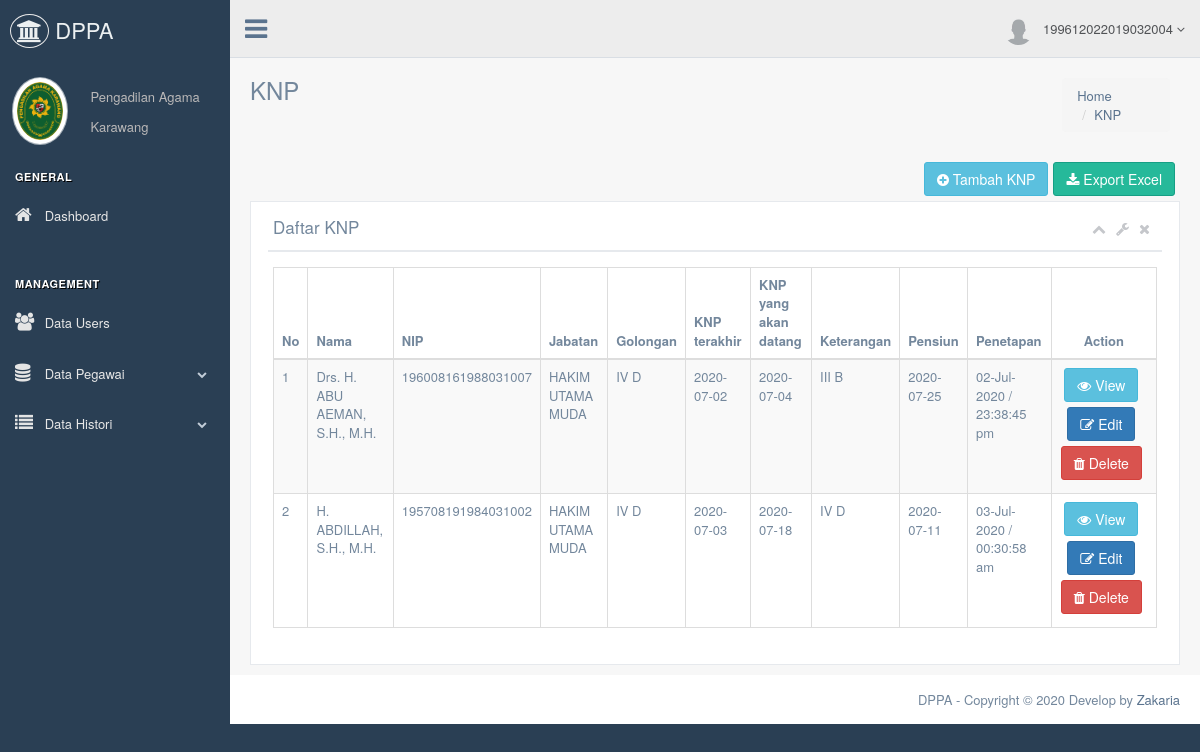
Page /admin/index.php?page=daftar_knp (signed in) on the committed database.
### tables this page shows
CREATE TABLE `knp_pegawai` (
  `id_knppegawai` int(50) NOT NULL,
  `id_pegawai` int(50) NOT NULL,
  `knp_terakhir` varchar(225) DEFAULT NULL,
  `knp_datang` varchar(225) DEFAULT NULL,
  `keterangan` varchar(225) NOT NULL,
  `pensiun` varchar(255) NOT NULL,
  `timestamp` varchar(255) NOT NULL
);

CREATE TABLE `pegawai` (
  `id_pegawai` int(50) NOT NULL,
  `nama_pegawai` varchar(225) NOT NULL,
  `nip` varchar(225) NOT NULL,
  `id_jabatan` int(25) NOT NULL,
  `id_golongan` int(25) NOT NULL,
  `unit_kerja` varchar(255) NOT NULL
);

CREATE TABLE `jabatan` (
  `id_jabatan` int(25) NOT NULL,
  `nama_jabatan` varchar(255) NOT NULL
);

CREATE TABLE `golongan` (
  `id_golongan` int(25) NOT NULL,
  `nama_golongan` varchar(255) NOT NULL
);

### admin/daftar_knp.php (the view, shortened to what this page needs)
<div class="page-title">
  <div class="title_left">
    <h3>KNP</h3>
  </div>
  <div class="title_right">
    <div class="col-md-3 col-sm-3 col-xs-12 pull-right">
        <ol class="breadcrumb float-sm-right">
          <li class="breadcrumb-item"><a href="#">Home</a></li>
          <li class="breadcrumb-item"><a href="#">KNP</a></li>
        </ol>
    </div>
  </div>
</div>
<div class="clearfix"></div>
<div class="row">
  <div class="col-md-12 col-sm-12 col-xs-12">
    <a href="export_knp.php" class="btn btn-success pull-right" ><i class="fa fa-download"></i> Export Excel</a>
    <a href="#" class="btn btn-info pull-right" data-toggle="modal" data-target=".btn-tambah-knp"><i class="fa fa-plus-circle"></i> Tambah KNP</a>
    <div class="x_panel">
      <div class="x_title">
        <h2>Daftar KNP <small>Daftar KNP pegawai pengadilan agama karawang</small></h2>
        <ul class="nav navbar-right panel_toolbox">
          <li><a class="collapse-link"><i class="fa fa-chevron-up"></i></a>
          </li>
          <li class="dropdown">
            <a href="#" class="dropdown-toggle" data-toggle="dropdown" role="button" aria-expanded="false"><i class="fa fa-wrench"></i></a>
          </li>
          <li><a class="close-link"><i class="fa fa-close"></i></a>
          </li>
        </ul>
        <div class="clearfix"></div>
      </div>
      <div class="x_content">
        <table id="datatable" class="table table-striped table-bordered">
          <thead>
            <tr>
              <th>No</th>
              <th>Nama</th>
              <th>NIP</th>
              <th>Jabatan</th>
              <th>Golongan</th>
              <th>KNP terakhir</th>
              <th>KNP yang akan datang</th>
              <th>Keterangan</th>
              <th>Pensiun</th>
              <th>Penetapan</th>
              <th class="text-center">Action</th>
            </tr>
          </thead>
          <tbody>
            <?php
              include '../database/koneksi.php';
              $query = mysqli_query($koneksi,"SELECT * FROM knp_pegawai knp, pegawai pg, jabatan jb, golongan gl WHERE knp.id_pegawai = pg.id_pegawai and pg.id_jabatan=jb.id_jabatan and pg.id_golongan=gl.id_golongan");
              $i = 1;
              while ($row = mysqli_fetch_array($query)) {
             ?>
             <tr>
               <td><?php echo $i ?></td>
               <td><?php echo $row['nama_pegawai'] ?></td>
               <td><?php echo $row['nip']; ?></td>
               <td><?php echo $row['nama_jabatan'] ?></td>
               <td><?php echo $row['nama_golongan'] ?></td>
               <td><?php echo $row['knp_terakhir'] ?></td>
               <td><?php echo $row['knp_datang'] ?></td>
               <td><?php echo $row['keterangan']; ?></td>
               <td><?php echo $row['pensiun']; ?></td>
               <td><?php echo $row['timestamp']; ?></td>
               <td class="text-center">
                 <a href="#" class="btn btn-info" data-toggle="modal" data-target="#modalviewknp<?php echo $row['id_knppegawai'] ?>"><i class="fa fa-eye"></i> View</a>
                 <a href="#" class="btn btn-primary" data-toggle="modal" data-target="#modaleditknp<?php echo $row['id_knppegawai'] ?>"><i class="fa fa-edit"></i> Edit</a>
                 <a href="#" class="btn btn-danger" data-toggle="modal" data-target="#modaldeleteknp<?php echo $row['id_knppegawai'] ?>"><i class="fa fa-trash"></i> Delete</a>
               </td>
             </tr>
             <?php
             $i++;
           }
              ?>
          </tbody>
        </table>
      </div>
    </div>
  </div>
</div>

### rows in the picture
knp_pegawai: id_pegawai.nama_pegawai "Drs. H. ABU AEMAN, S.H., M.H.", id_pegawai.nip "196008161988031007", jabatan.nama_jabatan "HAKIM UTAMA MUDA", golongan.nama_golongan "IV D", knp_terakhir "2020-07-02", knp_datang "2020-07-04", keterangan "III B", pensiun "2020-07-25", timestamp "02-Jul-2020 / 23:38:45 pm"
knp_pegawai: id_pegawai.nama_pegawai "H. ABDILLAH, S.H., M.H.", id_pegawai.nip "195708191984031002", jabatan.nama_jabatan "HAKIM UTAMA MUDA", golongan.nama_golongan "IV D", knp_terakhir "2020-07-03", knp_datang "2020-07-18", keterangan "IV D", pensiun "2020-07-11", timestamp "03-Jul-2020 / 00:30:58 am"

### other values in the picture
$nip "199612022019032004"
